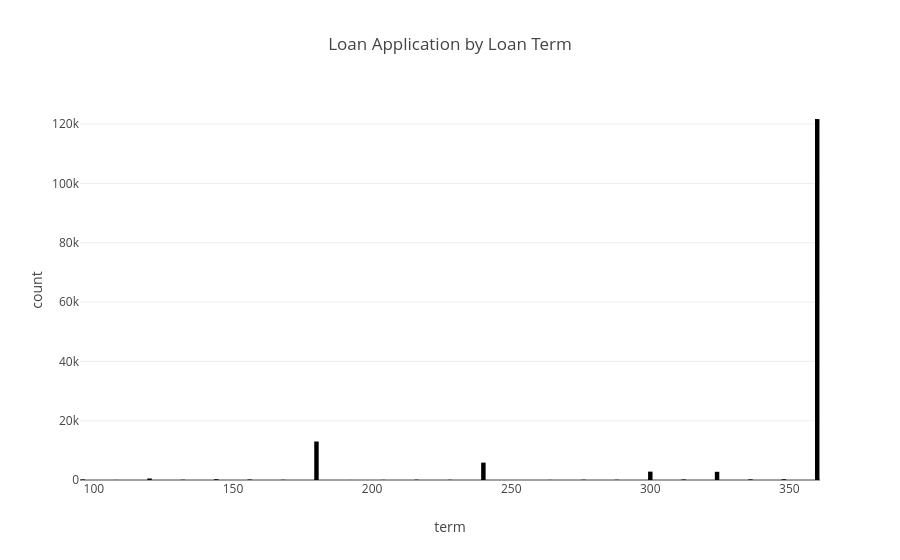

The notebook cell this image was saved under:
### Code cell
### Loan Term
### The most common loan term

loan_term_dstribution = df["term"].value_counts().reset_index()

fig = px.bar(
    loan_term_dstribution,
    x = "term",
    y = "count",
    title = "Loan Application by Loan Term"
)

fig.show()

### Figure 1 — Plotly figure (JSON) as saved in the notebook; plotly's stock layout.template omitted (floating-point values rounded to 4 significant figures)
{"data": [{"hovertemplate": "term=%{x}<br>count=%{y}<extra></extra>", "legendgroup": "", "marker": {"color": "#000001", "pattern": {"shape": ""}}, "name": "", "orientation": "v", "showlegend": false, "textposition": "auto", "type": "bar", "x": [360.0, 180.0, 240.0, 300.0, 324.0, 120.0, 144.0, 348.0, 336.0, 96.0, 312.0, 156.0, 216.0, 276.0, 132.0, 288.0, 168.0, 228.0, 204.0, 264.0, 108.0, 192.0, 252.0, 165.0, 280.0, 322.0], "xaxis": "x", "y": [121726, 12981, 5859, 2822, 2766, 510, 263, 260, 213, 194, 185, 174, 115, 100, 93, 90, 82, 74, 59, 43, 33, 17, 8, 1, 1, 1], "yaxis": "y"}], "layout": {"barmode": "relative", "legend": {"tracegroupgap": 0}, "title": {"text": "Loan Application by Loan Term"}, "xaxis": {"anchor": "y", "domain": [0, 1], "title": {"text": "term"}}, "yaxis": {"anchor": "x", "domain": [0, 1], "title": {"text": "count"}}}}
